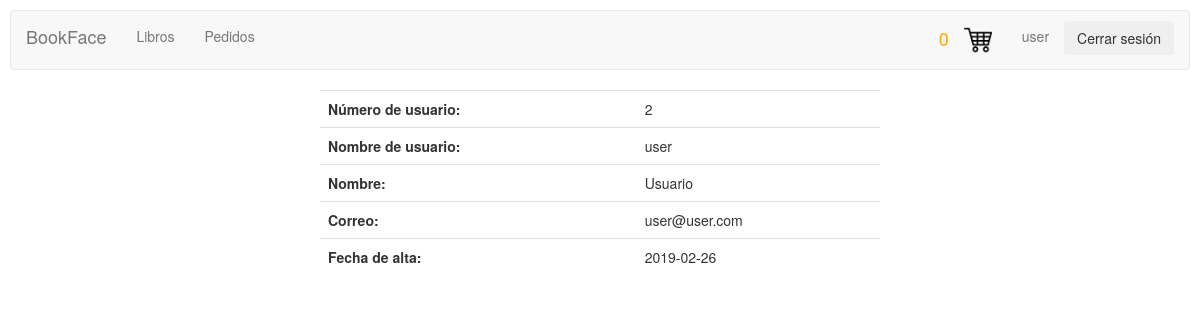
Page /controluser/perfiluser.php (signed in) on the committed database.
### tables this page shows
CREATE TABLE `usuarios` (
  `id` int(11) NOT NULL AUTO_INCREMENT,
  `user` varchar(45) NOT NULL,
  `password` varchar(45) NOT NULL,
  `nombre` varchar(45) NOT NULL,
  `correo` varchar(45) NOT NULL,
  `fecha_alta` date NOT NULL,
  PRIMARY KEY (`id`)
);

### controluser/perfiluser.php (the view, shortened to what this page needs)
<?php session_start();
if (isset($_SESSION["user"]) && $_SESSION["user"]!="admin") { ?>
<!DOCTYPE html>
<html>
<head>
    <link rel="stylesheet" href="../CSS/styles.css">
    <link rel="stylesheet" href="../CSS/menuadmin.css">
</head>
    <body>
        <div>
        <?php include_once("menuuser.php"); ?>
        </div>
        <div class="row">
            <div class="col-md-3"></div>
            <div class="col-md-6" style="background-color: white; border-radius:10px;">
                <?php
                $connection = new mysqli("localhost", "root", "123456", "proyecto");
                $connection->set_charset("utf8");
                if ($result = $connection->query("select * from usuarios where user='$_SESSION[user]'")) {
                $obj = $result->fetch_object();
                        echo "<table class='table custab'";
                        echo "<tr><td><b>Número de usuario: </b></td><td>$obj->id</td></tr>";
                        echo "<tr><td><b>Nombre de usuario: </b></td><td>$obj->user</td></tr>";
                        echo "<tr><td><b>Nombre: </b></td><td>$obj->nombre</td></tr>";
                        echo "<tr><td><b>Correo: </b></td><td>$obj->correo</td></tr>";
                        echo "<tr><td><b>Fecha de alta: </b></td><td>$obj->fecha_alta</td></tr>";
                        echo "</table>";
                }
                ?>
            </div>
            <div class="col-md-3"></div>
        </div>
    </body>
</html>
<?php } else {
    session_destroy();
    header("Location: ../login.php");
  }
 ?>

### CSS/styles.css (style rules this page uses)
body { background-image:url("http://culto.latercera.com/wp-content/uploads/2017/04/Libros-1-900x600.jpg"); background-position:center; background-size: 100%; background-repeat: repeat; padding:10px; }

### CSS/menuadmin.css (style rules this page uses)
body,html { height: 100%; }
.row { padding: 0px 15px; }

### rows in the picture
usuarios: id "2", user "user", nombre "Usuario", correo "user@user.com", fecha_alta "2019-02-26"

### other values in the picture
sizeof($_SESSION["cart"]) "0"
$_SESSION["user"] "user"
